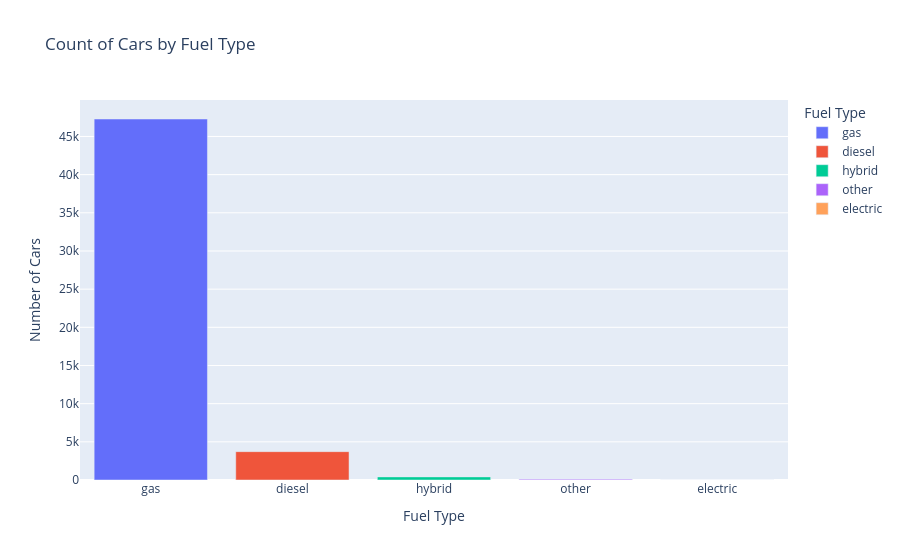

Notebook code cell kept with this figure:
### Markdown cell above
# Visualization: Count of Cars by Fuel Type

### **Code Explanation**
- **Purpose:**
  - This code generates a bar chart to display the distribution of cars based on their fuel types.
  - It helps to identify which fuel types dominate the dataset and analyze their relative proportions.

- **Key Components:**
  - **`value_counts()`**:
    - Counts the occurrences of each fuel type in the `fuel` column.
    - Creates a summary of fuel types and their respective counts.
  - **`reset_index()`**:
    - Resets the index of the resulting summary to make it a DataFrame.
    - Facilitates renaming columns for clarity.
  - **`px.bar()`**:
    - `x='fuel'`: Sets the fuel types as the x-axis.
    - `y='count'`: Sets the count of each fuel type as the y-axis.
    - `title="Count of Cars by Fuel Type"`: Sets the title of the bar chart.
    - `labels`: Customizes the axis labels (`Fuel Type` and `Number of Cars`).
    - `color='fuel'`: Colors each bar according to the fuel type for visual differentiation.
  - **`show()`**:
    - Displays the bar chart.

### Code cell
print("\nVisualization: Count of Cars by Fuel Type")
fuel_counts = df['fuel'].value_counts().reset_index()
fuel_counts.columns = ['fuel', 'count']

bar_chart = px.bar(
    fuel_counts,
    x='fuel',
    y='count',
    title="Count of Cars by Fuel Type",
    labels={'fuel': 'Fuel Type', 'count': 'Number of Cars'},
    color='fuel'
)
bar_chart.show()

### Figure 1 — Plotly figure (JSON) as saved in the notebook; plotly's stock layout.template omitted (floating-point values rounded to 4 significant figures)
{"data": [{"alignmentgroup": "True", "hovertemplate": "Fuel Type=%{x}<br>Number of Cars=%{y}<extra></extra>", "legendgroup": "gas", "marker": {"color": "#636efa", "pattern": {"shape": ""}}, "name": "gas", "offsetgroup": "gas", "orientation": "v", "showlegend": true, "textposition": "auto", "type": "bar", "x": ["gas"], "xaxis": "x", "y": [47288], "yaxis": "y"}, {"alignmentgroup": "True", "hovertemplate": "Fuel Type=%{x}<br>Number of Cars=%{y}<extra></extra>", "legendgroup": "diesel", "marker": {"color": "#EF553B", "pattern": {"shape": ""}}, "name": "diesel", "offsetgroup": "diesel", "orientation": "v", "showlegend": true, "textposition": "auto", "type": "bar", "x": ["diesel"], "xaxis": "x", "y": [3714], "yaxis": "y"}, {"alignmentgroup": "True", "hovertemplate": "Fuel Type=%{x}<br>Number of Cars=%{y}<extra></extra>", "legendgroup": "hybrid", "marker": {"color": "#00cc96", "pattern": {"shape": ""}}, "name": "hybrid", "offsetgroup": "hybrid", "orientation": "v", "showlegend": true, "textposition": "auto", "type": "bar", "x": ["hybrid"], "xaxis": "x", "y": [409], "yaxis": "y"}, {"alignmentgroup": "True", "hovertemplate": "Fuel Type=%{x}<br>Number of Cars=%{y}<extra></extra>", "legendgroup": "other", "marker": {"color": "#ab63fa", "pattern": {"shape": ""}}, "name": "other", "offsetgroup": "other", "orientation": "v", "showlegend": true, "textposition": "auto", "type": "bar", "x": ["other"], "xaxis": "x", "y": [108], "yaxis": "y"}, {"alignmentgroup": "True", "hovertemplate": "Fuel Type=%{x}<br>Number of Cars=%{y}<extra></extra>", "legendgroup": "electric", "marker": {"color": "#FFA15A", "pattern": {"shape": ""}}, "name": "electric", "offsetgroup": "electric", "orientation": "v", "showlegend": true, "textposition": "auto", "type": "bar", "x": ["electric"], "xaxis": "x", "y": [6], "yaxis": "y"}], "layout": {"barmode": "relative", "legend": {"title": {"text": "Fuel Type"}, "tracegroupgap": 0}, "title": {"text": "Count of Cars by Fuel Type"}, "xaxis": {"anchor": "y", "categoryarray": ["gas", "diesel", "hybrid", "other", "electric"], "categoryorder": "array", "domain": [0, 1], "title": {"text": "Fuel Type"}}, "yaxis": {"anchor": "x", "domain": [0, 1], "title": {"text": "Number of Cars"}}}}
